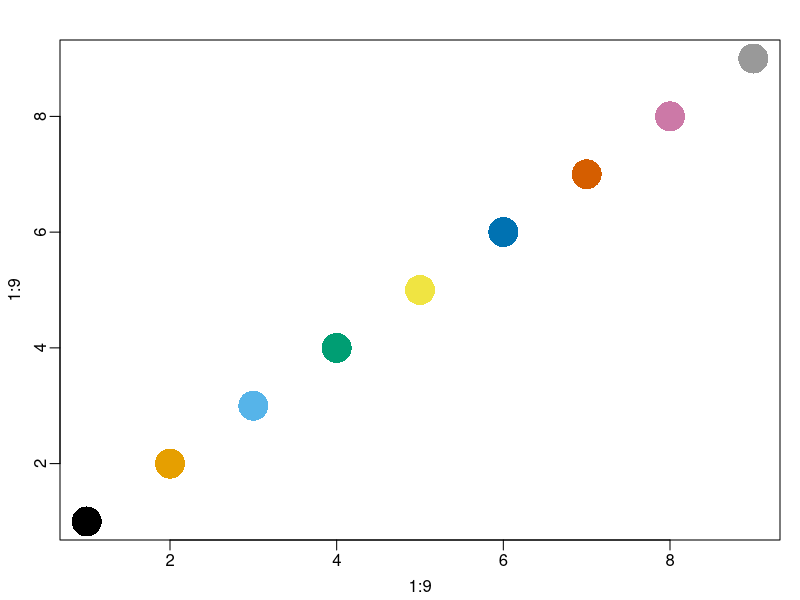

This chart was generated by the following R code:
## ---- chunk 1
#| label: fig-oi-colors
#| fig-width: 5
#| fig-height: 5
#| fig-align: "center"
#| fig-cap: "The 9 colors in the Okabe-Ito colorblind-friendly palette."
oi_colors <- 
  palette.colors(palette = "Okabe-Ito")
par(mar = c(3,3,2,1), mgp = c(1.8, 0.5, 0)) #<1>
plot(1:9, 1:9, pch = 16, cex = 4, col = oi_colors) #<2>
